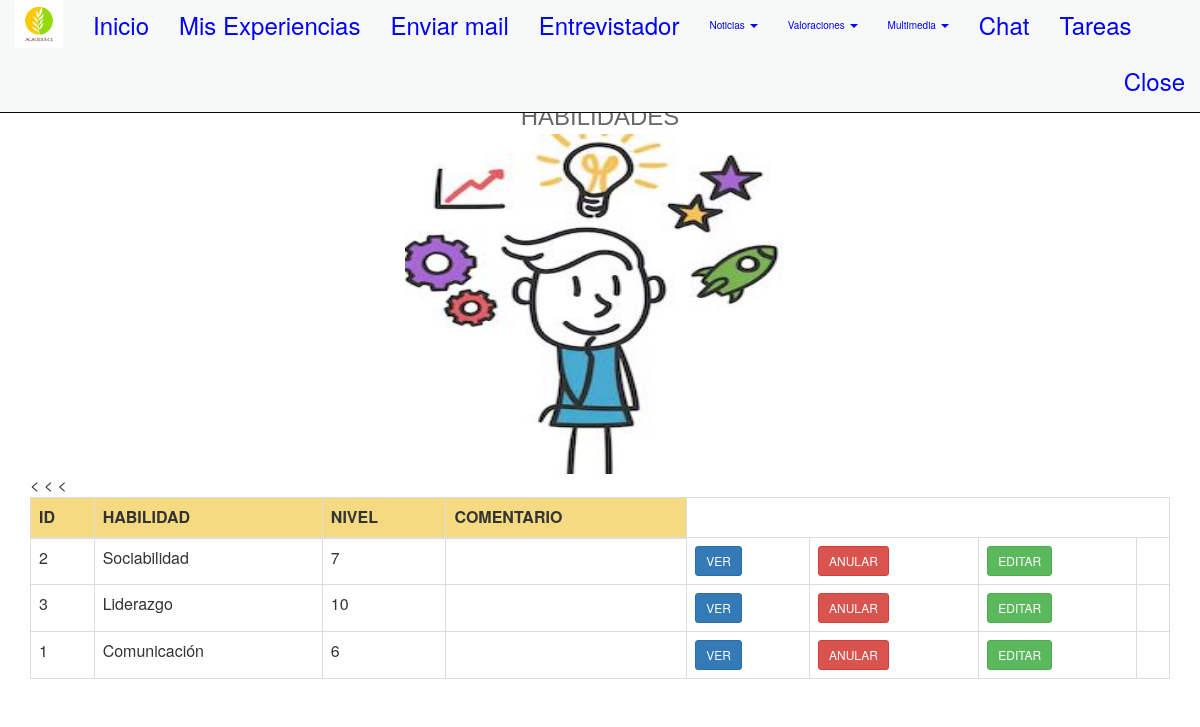
Before: /habilidades/ (signed in) with the older database file.
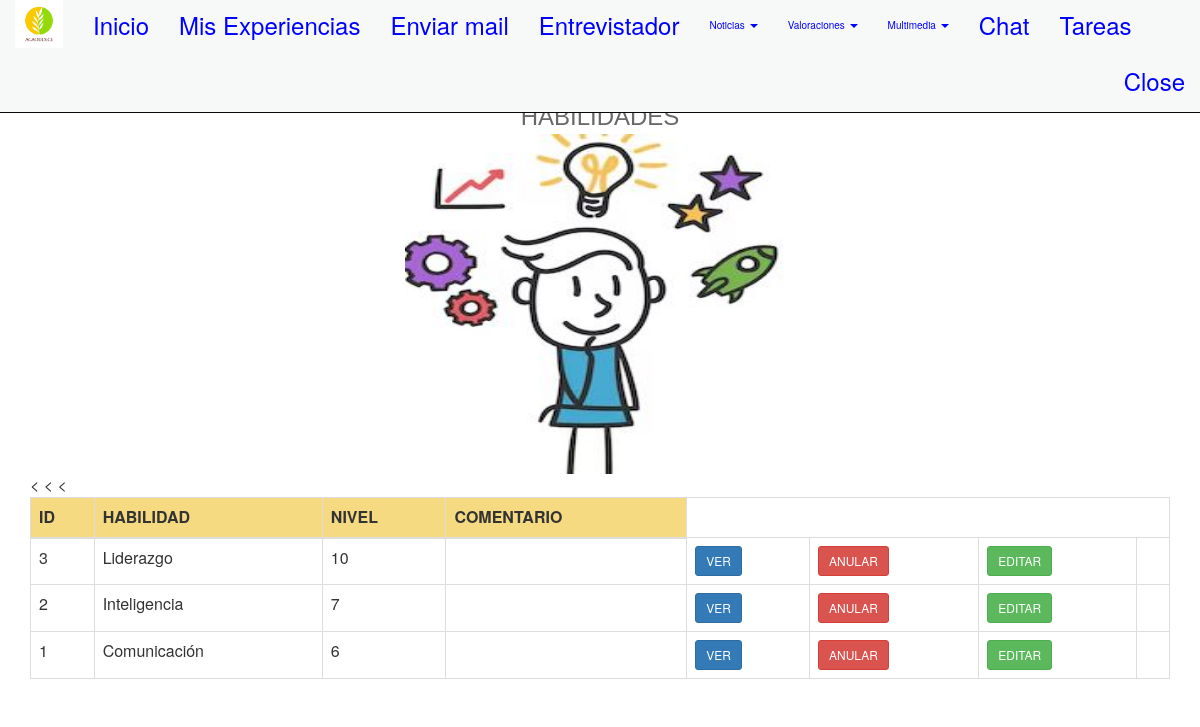
After: the same page with the newer database file.
### appportfolio/models.py (models this page shows, shortened)
class Habilidad(models.Model):  #la clase con su herencia
    id = models.AutoField(primary_key=True) #AutoField es poner primary_key
    habilidad = models.CharField("nombre habilidad",max_length=25, null=True, blank=True) #CharField es un varchar
    nivel= models.IntegerField(null=True, blank=True) #null=true blank=true es para que no pete la base de datos ya que permite nulos y espacios en blanco
    comentario = models.TextField("Comentario", null=True, blank=True, max_length=255)
    class Meta: #clase anidada que configura a la otra clase
        verbose_name = "Habilidad"  #puede ser otro nombre
        verbose_name_plural = "Habilidades"
        ordering = ['habilidad']

### appportfolio/views.py (the view)
# urls.py: path('habilidades/', views.habilidades, name='habilidades'),
def habilidades(request):
    print('Hola estoy en habilidades')
    habilidades_list = Habilidad.objects.all().order_by('-habilidad') #este es el list
    context = {'habilidades_list': habilidades_list}
    return render(request, 'habilidades.html', context=context)

### templates/habilidades.html (shortened to what this page needs)
{% extends "base.html" %}
{% load static %}
{% block head %}
<link rel="stylesheet" href="https://maxcdn.bootstrapcdn.com/bootstrap/3.3.5/css/bootstrap.min.css">
 {% endblock %}
 {% block content %}
 <br><br><br><br>
  <center>
  <font color="#686868" size="5" face="Comic Sans MS,Arial,Verdana">HABILIDADES</font>
   <br>
  <img src="{% static 'images/habilidad.JPG'%}" height='340' width='390'>
  </center>
<font size="3">
<table class="table table-bordered">
	<thead>
        <tr>
			<th bgcolor="#F5DA81">ID</th>
			<th bgcolor="#F5DA81">HABILIDAD</th>
			<th bgcolor="#F5DA81">NIVEL</th>
            <th bgcolor="#F5DA81">COMENTARIO</th>
        </tr>
		</thead>
		<tbody>
        {% for r in habilidades_list %}
            <td> {{ r.id }} </td>
            <td> {{ r.habilidad }} </td>
            <td> {{ r.nivel }} </td>
            <td> {{ r.comentario }} </td>
             <form action="" method="post">
                <td><a class='btn btn-primary btn-sm' href="{% url 'ver_habilidad' id=r.id %}">VER</a></td>
                <td><a class='btn btn-danger btn-sm' href="{% url 'eliminar_habilidad' pk=r.id %}">ANULAR</a></td>
                <td><a class='btn btn-success btn-sm' href="{% url 'editar_habilidad' pk=r.id %}">EDITAR</a></td>
            </form>
            <td> {{ r.categoria}} </td><
        {% endfor %}
		 </tbody>
    </table>
</font>
{% endblock content %}

Changed rows visible on the page:
shown differently, row unchanged: Habilidad "Liderazgo": moves up the list
changed Habilidad id 2: habilidad "Sociabilidad" → "Inteligencia"
